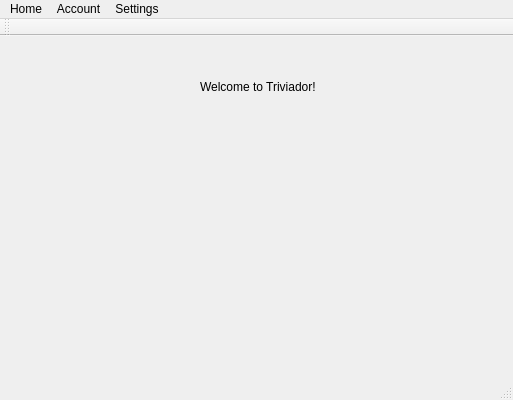
<?xml version="1.0" encoding="UTF-8"?>
<ui version="4.0">
 <class>QTWidgetsAppClass</class>
 <widget class="QMainWindow" name="QTWidgetsAppClass">
  <property name="geometry">
   <rect>
    <x>0</x>
    <y>0</y>
    <width>513</width>
    <height>400</height>
   </rect>
  </property>
  <property name="windowTitle">
   <string>Triviador</string>
  </property>
  <widget class="QWidget" name="centralWidget">
   <widget class="QLabel" name="label">
    <property name="geometry">
     <rect>
      <x>200</x>
      <y>10</y>
      <width>141</width>
      <height>81</height>
     </rect>
    </property>
    <property name="text">
     <string>Welcome to Triviador!</string>
    </property>
   </widget>
  </widget>
  <widget class="QMenuBar" name="menuBar">
   <property name="geometry">
    <rect>
     <x>0</x>
     <y>0</y>
     <width>513</width>
     <height>22</height>
    </rect>
   </property>
   <widget class="QMenu" name="menuHome">
    <property name="title">
     <string>Home</string>
    </property>
   </widget>
   <widget class="QMenu" name="menuAccount">
    <property name="title">
     <string>Account</string>
    </property>
   </widget>
   <widget class="QMenu" name="menuSettings">
    <property name="title">
     <string>Settings</string>
    </property>
   </widget>
   <addaction name="menuHome"/>
   <addaction name="menuAccount"/>
   <addaction name="menuSettings"/>
  </widget>
  <widget class="QToolBar" name="mainToolBar">
   <attribute name="toolBarArea">
    <enum>TopToolBarArea</enum>
   </attribute>
   <attribute name="toolBarBreak">
    <bool>false</bool>
   </attribute>
  </widget>
  <widget class="QStatusBar" name="statusBar"/>
 </widget>
 <layoutdefault spacing="6" margin="11"/>
 <resources>
  <include location="QTWidgetsApp.qrc"/>
 </resources>
 <connections/>
</ui>
